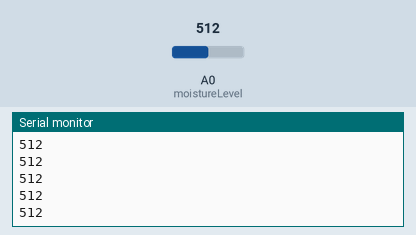
Simulated run of this sketch. Board: Arduino Uno, built with avr-gcc and run on an emulated ATmega328P. Shown: the last lines printed to the serial monitor. The test bench sets the inputs (shaded band); at power-on: A0 (moistureLevel) = 512.

Above: at 1.2 s.
1.3 s: A0 (moistureLevel) set to 716
At 2.4 s:
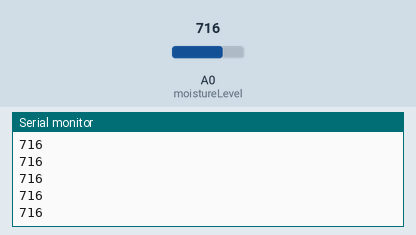
2.8 s: A0 (moistureLevel) set to 900
At 3.7 s:
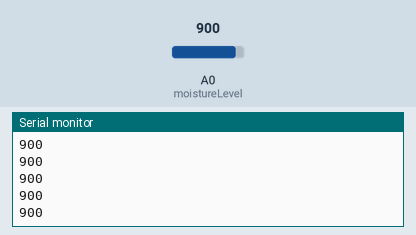
Timing chart, 0 to 5.8 s (numbered marks = the images above; inputs shaded):
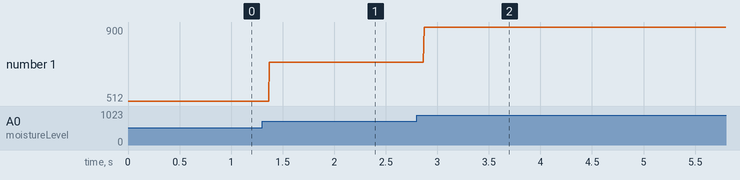

Measured:
- after the input at 1.3 s, the serial monitor: prints a new line after 0.07 s (image 1)
- after the input at 2.8 s, the serial monitor: prints a new line after 0.07 s (image 2)
- plotted number 1: 512 → 716 after the input at 1.3 s, 716 → 900 after the input at 2.8 s

The sketch:

moisture-level-sensor.ino
```cpp
int moistureLevel = A0;
int sensorValue = 0;

void setup() {
  // put your setup code here, to run once:
  Serial.begin(9600);
}

void loop() {
  // put your main code here, to run repeatedly:
  sensorValue = analogRead(moistureLevel);

  Serial.println(sensorValue);
}
```
